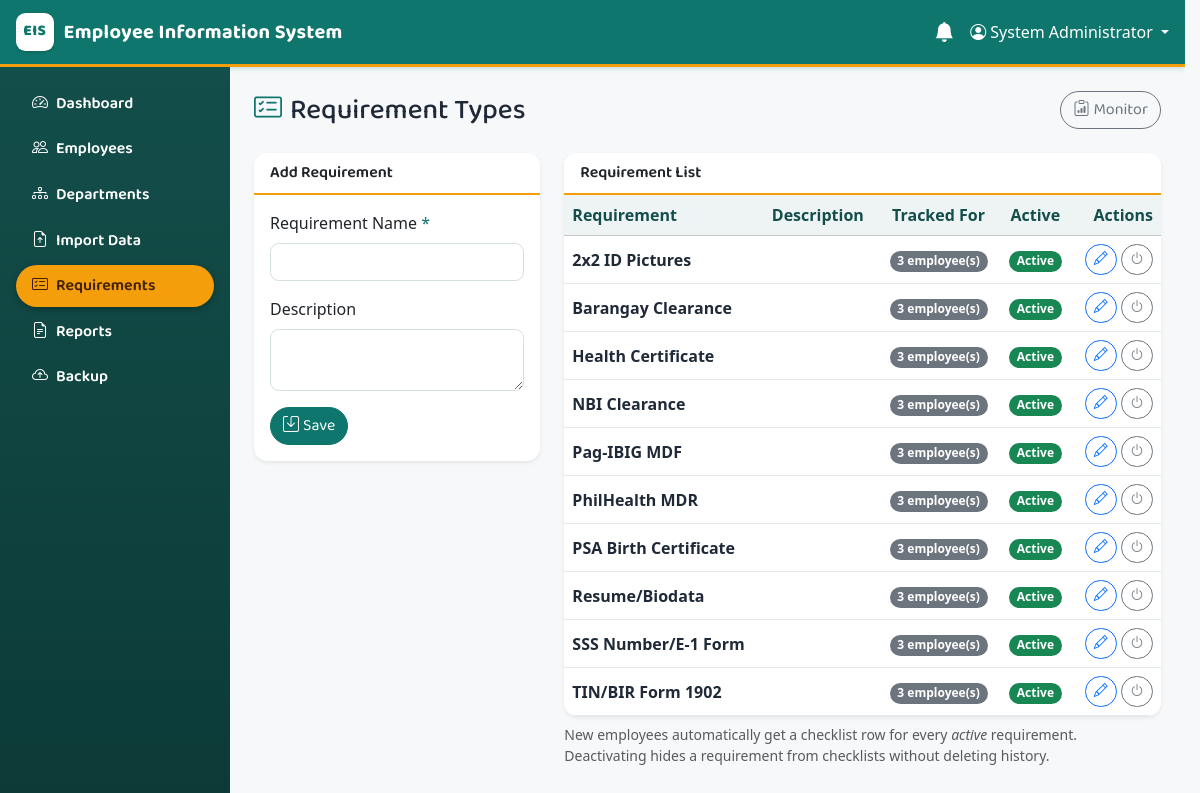
/modules/requirements/types.php (signed in), run on the app's committed database.
### tables this page shows
CREATE TABLE requirement_types (
  requirement_type_id INT UNSIGNED NOT NULL AUTO_INCREMENT,
  requirement_name    VARCHAR(100) NOT NULL,
  description         VARCHAR(255) NULL,
  is_active           TINYINT(1)   NOT NULL DEFAULT 1,
  PRIMARY KEY (requirement_type_id),
  UNIQUE KEY uq_requirement_types_name (requirement_name)
);

### includes/functions.php (called while the page is built, shortened)
<?php
function e(?string $value): string
{
    return htmlspecialchars($value ?? '', ENT_QUOTES, 'UTF-8');
}

### modules/requirements/types.php (the view, shortened to what this page needs)
<?php
require_once __DIR__ . '/../../config/app.php';
$editing = null;
$types = $pdo->query(
    'SELECT rt.*, COUNT(er.employee_requirement_id) AS in_use
     FROM requirement_types rt
     LEFT JOIN employee_requirements er ON er.requirement_type_id = rt.requirement_type_id
     GROUP BY rt.requirement_type_id ORDER BY rt.requirement_name'
)->fetchAll();
require __DIR__ . '/../../includes/header.php';
?>
<div class="d-flex justify-content-between align-items-center mb-4">
    <h1 class="h3 mb-0"><i class="bi bi-card-checklist me-2"></i>Requirement Types</h1>
    <div>
        <a href="monitor.php" class="btn btn-outline-secondary"><i class="bi bi-clipboard-data me-1"></i>Monitor</a>
    </div>
</div>
<div class="row g-4">
    <div class="col-lg-4">
        <div class="card shadow-sm">
            <div class="card-header bg-white fw-semibold"><?= $editing ? 'Edit Requirement' : 'Add Requirement' ?></div>
            <div class="card-body">
                <form method="post">
                    <div class="mb-3">
                        <label class="form-label">Requirement Name <span class="text-danger">*</span></label>
                        <input type="text" class="form-control" name="requirement_name" maxlength="100" required
                               value="<?= e($editing['requirement_name'] ?? '') ?>">
                    </div>
                    <div class="mb-3">
                        <label class="form-label">Description</label>
                        <textarea class="form-control" name="description" rows="2" maxlength="255"><?= e($editing['description'] ?? '') ?></textarea>
                    </div>
                    <button type="submit" class="btn btn-danger"><i class="bi bi-save me-1"></i><?= $editing ? 'Update' : 'Save' ?></button>
                </form>
            </div>
        </div>
    </div>
    <div class="col-lg-8">
        <div class="card shadow-sm">
            <div class="card-header bg-white fw-semibold">Requirement List</div>
            <div class="table-responsive">
                <table class="table table-hover align-middle mb-0">
                    <thead class="table-light">
                        <tr><th>Requirement</th><th>Description</th><th class="text-center">Tracked For</th><th class="text-center">Active</th><th class="text-end">Actions</th></tr>
                    </thead>
                    <tbody>
                    <?php foreach ($types as $t): ?>
                        <tr class="<?= $t['is_active'] ? '' : 'table-secondary' ?>">
                            <td class="fw-semibold"><?= e($t['requirement_name']) ?></td>
                            <td class="small"><?= e($t['description'] ?? '') ?></td>
                            <td class="text-center"><span class="badge text-bg-secondary"><?= (int)$t['in_use'] ?> employee(s)</span></td>
                            <td class="text-center">
                                <?php if ($t['is_active']): ?>
                                    <span class="badge text-bg-success">Active</span>
                                <?php else: ?>
                                    <span class="badge text-bg-secondary">Inactive</span>
                                <?php endif; ?>
                            </td>
                            <td class="text-end text-nowrap">
                                <a href="types.php?edit=<?= (int)$t['requirement_type_id'] ?>" class="btn btn-sm btn-outline-primary"><i class="bi bi-pencil"></i></a>
                                <form method="post" class="d-inline">
                                    <button class="btn btn-sm btn-outline-secondary" title="<?= $t['is_active'] ? 'Deactivate' : 'Activate' ?>">
                                        <i class="bi bi-power"></i>
                                    </button>
                                </form>
                            </td>
                        </tr>
                    <?php endforeach; ?>
                    </tbody>
                </table>
            </div>
        </div>
        <p class="text-muted small mt-2">
            New employees automatically get a checklist row for every <em>active</em> requirement.
            Deactivating hides a requirement from checklists without deleting history.
        </p>
    </div>
</div>
<?php require __DIR__ . '/../../includes/footer.php'; ?>

### includes/header.php (shortened to what this page needs)
<!DOCTYPE html>
<html lang="en">
<head>
<link rel="stylesheet" href="<?= BASE_URL ?>/assets/css/bootstrap.min.css">
<link rel="stylesheet" href="<?= BASE_URL ?>/assets/css/bootstrap-icons.min.css">
<link rel="stylesheet" href="<?= BASE_URL ?>/assets/css/style.css">
</head>
<body data-base-url="<?= BASE_URL ?>">
<nav class="navbar navbar-dark bg-danger px-3 flex-nowrap">
    <div class="d-flex align-items-center min-w-0">
    <span class="navbar-brand fw-bold text-truncate">
        <span class="brand-mark">EIS</span><span class="d-none d-sm-inline"><?= e(APP_NAME) ?></span><span class="d-sm-none">EIS</span>
    </span>
    </div>
    <div class="d-flex align-items-center gap-3">
    <div class="dropdown">
        <a class="text-white text-decoration-none position-relative" href="#" data-bs-toggle="dropdown" title="Notifications">
            <i class="bi bi-bell-fill fs-5"></i>
        </a>
    </div>
    <div class="dropdown">
        <a class="text-white text-decoration-none dropdown-toggle" href="#" data-bs-toggle="dropdown">
            <i class="bi bi-person-circle me-1"></i><?= e($_SESSION['full_name'] ?? '') ?>
        </a>
    </div>
    </div>
</nav>
<div class="d-flex">
<?php require __DIR__ . '/sidebar.php'; ?>
<main class="flex-grow-1 p-4">

### includes/sidebar.php (shortened to what this page needs)
<?php
$current = str_replace('\\', '/', $_SERVER['PHP_SELF']);
$menu = [
    ['label' => 'Dashboard',    'icon' => 'bi-speedometer2',       'href' => '/modules/dashboard/index.php',    'match' => '/modules/dashboard/'],
    ['label' => 'Employees',    'icon' => 'bi-people',             'href' => '/modules/employees/index.php',    'match' => '/modules/employees/'],
    ['label' => 'Departments',  'icon' => 'bi-diagram-3',          'href' => '/modules/departments/index.php',  'match' => '/modules/departments/'],
    ['label' => 'Import Data',  'icon' => 'bi-file-earmark-arrow-up', 'href' => '/modules/import/index.php',    'match' => '/modules/import/'],
    ['label' => 'Requirements', 'icon' => 'bi-card-checklist',     'href' => '/modules/requirements/monitor.php', 'match' => '/modules/requirements/'],
    ['label' => 'Reports',      'icon' => 'bi-file-earmark-text',  'href' => '/modules/reports/index.php',      'match' => '/modules/reports/'],
    ['label' => 'Backup',       'icon' => 'bi-cloud-arrow-up',     'href' => '/modules/backup/index.php',       'match' => '/modules/backup/'],
];
?>
<aside class="sidebar offcanvas-lg offcanvas-start bg-dark text-white" tabindex="-1" id="sidebarMenu" aria-label="Main menu">
    <div class="offcanvas-body d-block p-3">
        <ul class="nav nav-pills flex-column gap-1">
        <?php foreach ($menu as $item): ?>
            <li class="nav-item">
                <a class="nav-link text-white<?= str_contains($current, $item['match']) ? ' active' : '' ?>"
                   href="<?= BASE_URL . $item['href'] ?>">
                    <i class="bi <?= $item['icon'] ?> me-2"></i><?= e($item['label']) ?>
                </a>
            </li>
        <?php endforeach; ?>
        </ul>
    </div>
</aside>

### includes/footer.php (shortened to what this page needs)
</main>
</div>
</body>
</html>

### assets/css/style.css (style rules this page uses)
:root { --eis-primary: #0f766e; --eis-primary-dark: #0b5a54; --eis-deep: #134e4a; --eis-deep-dark: #0c3a37; --eis-accent: #f59e0b; --eis-accent-dark: #d97706; --eis-surface: #f6f8f9; --eis-card: #ffffff; --eis-line: #e4eaec; --eis-text: #1f2937; --eis-muted: #64748b; }
html { overflow-y: scroll; scrollbar-gutter: stable; }
body { padding-right: 0 !important; background-color: var(--eis-surface); min-height: 100vh; color: var(--eis-text); }
.min-w-0 { min-width: 0; }
h1, h2, h3, h4, h5, h6, .h1, .h2, .h3, .h4, .h5, .h6, .navbar-brand, .btn, .nav-link, .card-header, .dropdown-header { font-family: 'Baloo 2', 'Segoe UI', system-ui, sans-serif; }
h1 i, .h3 i { color: var(--eis-primary); }
.bg-danger { background-color: var(--eis-primary) !important; }
.text-danger { color: var(--eis-primary) !important; }
.btn-danger { background-color: var(--eis-primary); border-color: var(--eis-primary); }
nav.navbar { background-color: var(--eis-primary) !important; border-bottom: 3px solid var(--eis-accent); box-shadow: 0 1px 6px rgba(15, 118, 110, .25); }
.navbar-brand { font-weight: 700; letter-spacing: .3px; display: inline-flex; align-items: center; }
.brand-mark { display: inline-flex; align-items: center; justify-content: center; width: 38px; height: 38px; margin-right: .6rem; border-radius: .6rem; background: #fff; color: var(--eis-primary); font-family: 'Baloo 2', system-ui, sans-serif; font-weight: 800; font-size: .95rem; letter-spacing: .5px; line-height: 1; box-shadow: 0 1px 3px rgba(0, 0, 0, .2); flex-shrink: 0; }
.sidebar { --bs-offcanvas-width: 260px; background: linear-gradient(180deg, var(--eis-deep) 0%, var(--eis-deep-dark) 100%) !important; }
@media (min-width: 992px) { .sidebar { width: 230px; min-height: calc(100vh - 60px); flex-shrink: 0; } }
.sidebar .nav-link { border-radius: 50rem; padding: .55rem 1rem; font-weight: 600; white-space: nowrap; }
.sidebar .nav-link.active { background-color: var(--eis-accent) !important; color: #422006 !important; box-shadow: 0 2px 6px rgba(0, 0, 0, .28); }
.sidebar .nav-link.active i { color: #422006; }
.card { border: none; border-radius: .85rem; overflow: hidden; background-color: var(--eis-card); box-shadow: 0 2px 8px rgba(19, 78, 74, .07); }
.card-header { background-color: var(--eis-card) !important; border-bottom: 2px solid var(--eis-accent); font-weight: 600; }
.table { --bs-table-color: var(--eis-text); border-color: var(--eis-line); }
.table-light, .table thead.table-light th { --bs-table-bg: #eef4f4; color: #134e4a; }
.btn { border-radius: 50rem; }
.form-control, .form-select { border-radius: .55rem; border-color: #d5dee0; }
.badge { border-radius: 50rem; }

### data on the page
requirement_types: requirement_name "2x2 ID Pictures", in_use "3", is_active "Active"
requirement_types: requirement_name "Barangay Clearance", in_use "3", is_active "Active"
requirement_types: requirement_name "Health Certificate", in_use "3", is_active "Active"
requirement_types: requirement_name "NBI Clearance", in_use "3", is_active "Active"
requirement_types: requirement_name "Pag-IBIG MDF", in_use "3", is_active "Active"
requirement_types: requirement_name "PhilHealth MDR", in_use "3", is_active "Active"
requirement_types: requirement_name "PSA Birth Certificate", in_use "3", is_active "Active"
requirement_types: requirement_name "Resume/Biodata", in_use "3", is_active "Active"
requirement_types: requirement_name "SSS Number/E-1 Form", in_use "3", is_active "Active"
requirement_types: requirement_name "TIN/BIR Form 1902", in_use "3", is_active "Active"

### other printed values
APP_NAME "Employee Information System"
$_SESSION['full_name'] "System Administrator"
$item['label'] "Dashboard"
$item['label'] "Employees"
$item['label'] "Departments"
$item['label'] "Import Data"
$item['label'] "Requirements"
$item['label'] "Reports"
$item['label'] "Backup"
